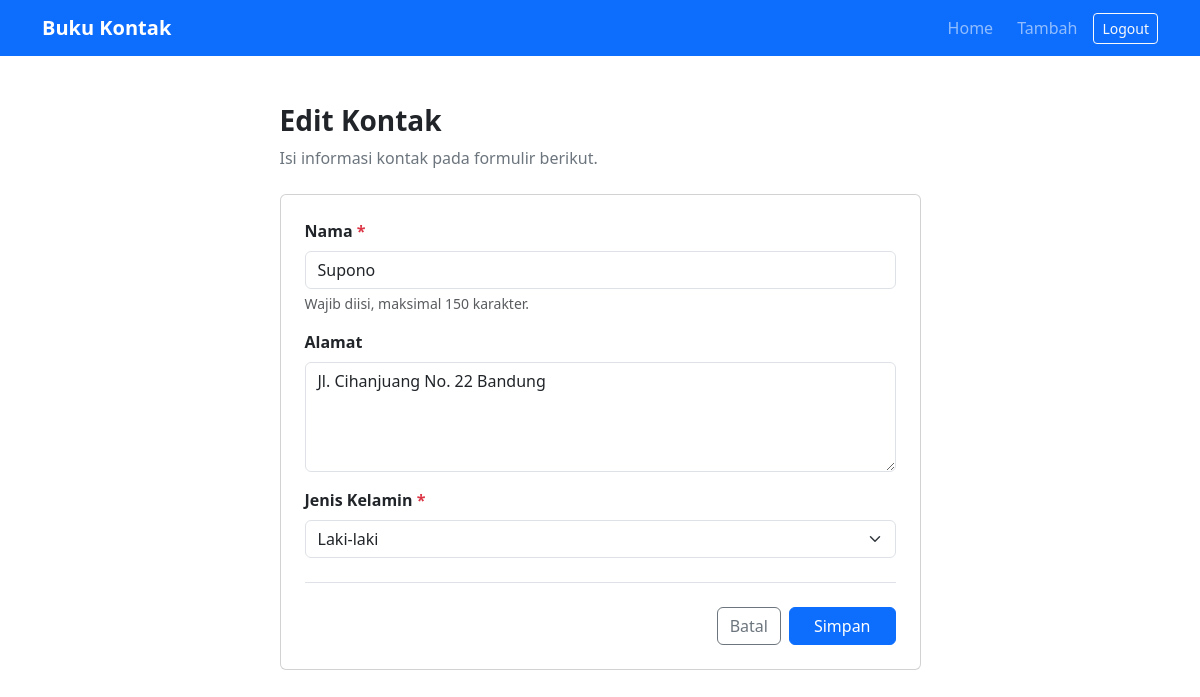
The page /edit.php?id=2 (signed in) on the database its author committed.
### tables this page shows
CREATE TABLE IF NOT EXISTS `kontak` (
  `id_kontak` int unsigned NOT NULL AUTO_INCREMENT,
  `nama` varchar(150) NOT NULL,
  `alamat` text,
  `jenis_kelamin` enum('L','P') DEFAULT 'L',
  `create_on` datetime DEFAULT NULL,
  PRIMARY KEY (`id_kontak`)
);

### edit.php (called while the page is built, shortened)
<?php
require "fungsi.php";
require "koneksi.php";
$id = filter_var(
    $_GET["id"] ?? null,
    FILTER_VALIDATE_INT,
    ["options" => ["min_range" => 1]]
);
try {
    $stmt = $koneksi->prepare(
        "SELECT nama, alamat, jenis_kelamin
         FROM kontak
         WHERE id_kontak = ?"
    );
    $stmt->bind_param("i", $id);
    $stmt->execute();
    $data = $stmt->get_result()->fetch_assoc();
} catch (mysqli_sql_exception $kesalahan) {
    error_log($kesalahan->getMessage());
    $_SESSION["pesan"] = [
        "tipe" => "danger",
        "teks" => "Data kontak belum dapat dimuat."
    ];
    header("Location: index.php");
    exit;
}
$judul = "Edit Kontak";
$aksi = "edit.php?id=" . $id;
$nama = $data["nama"];
$alamat = $data["alamat"] ?? "";
$jenisKelamin = $data["jenis_kelamin"] ?? "";
require "form_kontak.php";

### fungsi.php (called while the page is built, shortened)
<?php
function aman($teks) {
    return htmlspecialchars(
        (string) $teks,
        ENT_QUOTES | ENT_SUBSTITUTE,
        "UTF-8"
    );
}

### form_kontak.php (the view, shortened to what this page needs)
<?php require "header.php"; ?>
<div class="row justify-content-center">
    <div class="col-lg-7">
        <div class="mb-4">
            <h1 class="h3 fw-bold"><?= aman($judul) ?></h1>
            <p class="text-secondary mb-0">
                Isi informasi kontak pada formulir berikut.
            </p>
        </div>
        <div class="card">
            <div class="card-body p-4">
                <form action="<?= aman($aksi) ?>" method="post">
                    <div class="mb-3">
                        <label for="nama" class="form-label fw-semibold">
                            Nama <span class="text-danger">*</span>
                        </label>
                        <input
                            type="text"
                            id="nama"
                            name="nama"
                            class="form-control"
                            maxlength="150"
                            placeholder="Contoh: Budi Santoso"
                            value="<?= aman($nama) ?>"
                            aria-describedby="namaHelp"
                            required
                        >
                        <div id="namaHelp" class="form-text">
                            Wajib diisi, maksimal 150 karakter.
                        </div>
                    </div>
                    <div class="mb-3">
                        <label for="alamat" class="form-label fw-semibold">
                            Alamat
                        </label>
                        <textarea
                            id="alamat"
                            name="alamat"
                            class="form-control"
                            rows="4"
                            placeholder="Masukkan alamat kontak"
                        ><?= aman($alamat) ?></textarea>
                    </div>
                    <div class="mb-4">
                        <label
                            for="jenis_kelamin"
                            class="form-label fw-semibold"
                        >
                            Jenis Kelamin <span class="text-danger">*</span>
                        </label>
                        <select
                            id="jenis_kelamin"
                            name="jenis_kelamin"
                            class="form-select"
                            required
                        >
                            <option
                                value="L"
                                <?= $jenisKelamin === "L" ? "selected" : "" ?>
                            >
                                Laki-laki
                            </option>
                        </select>
                    </div>
                    <div class="d-flex justify-content-end gap-2 border-top pt-4">
                        <a href="index.php" class="btn btn-outline-secondary">
                            Batal
                        </a>
                        <button type="submit" class="btn btn-primary px-4">
                            Simpan
                        </button>
                    </div>
                </form>
            </div>
        </div>
    </div>
</div>

### rows shown on the page
kontak: nama "Supono", alamat "Jl. Cihanjuang No. 22 Bandung", jenis_kelamin "Laki-laki"

### other values the page prints
aman($judul) "Edit Kontak"
